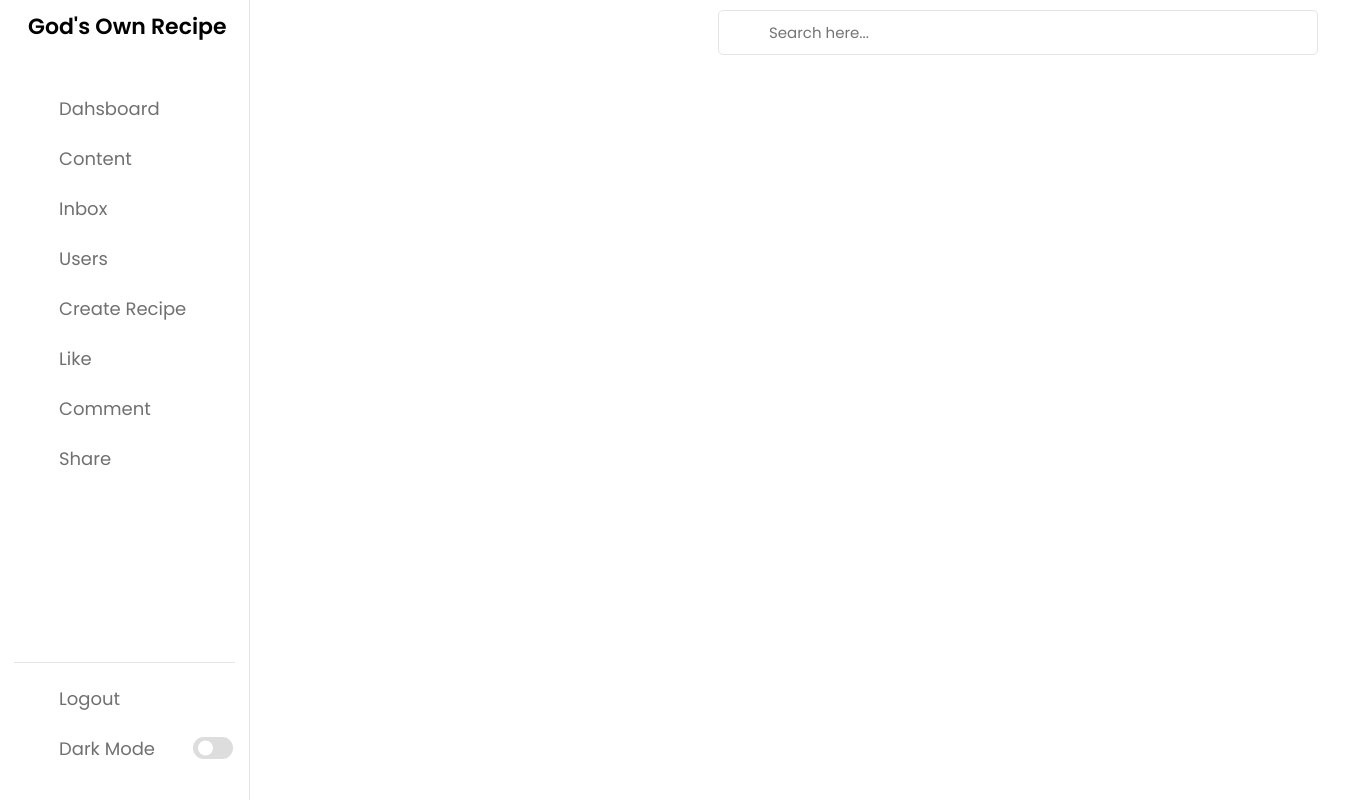
The page /adminapp/admin_read_more/5/ on the database as committed earlier.
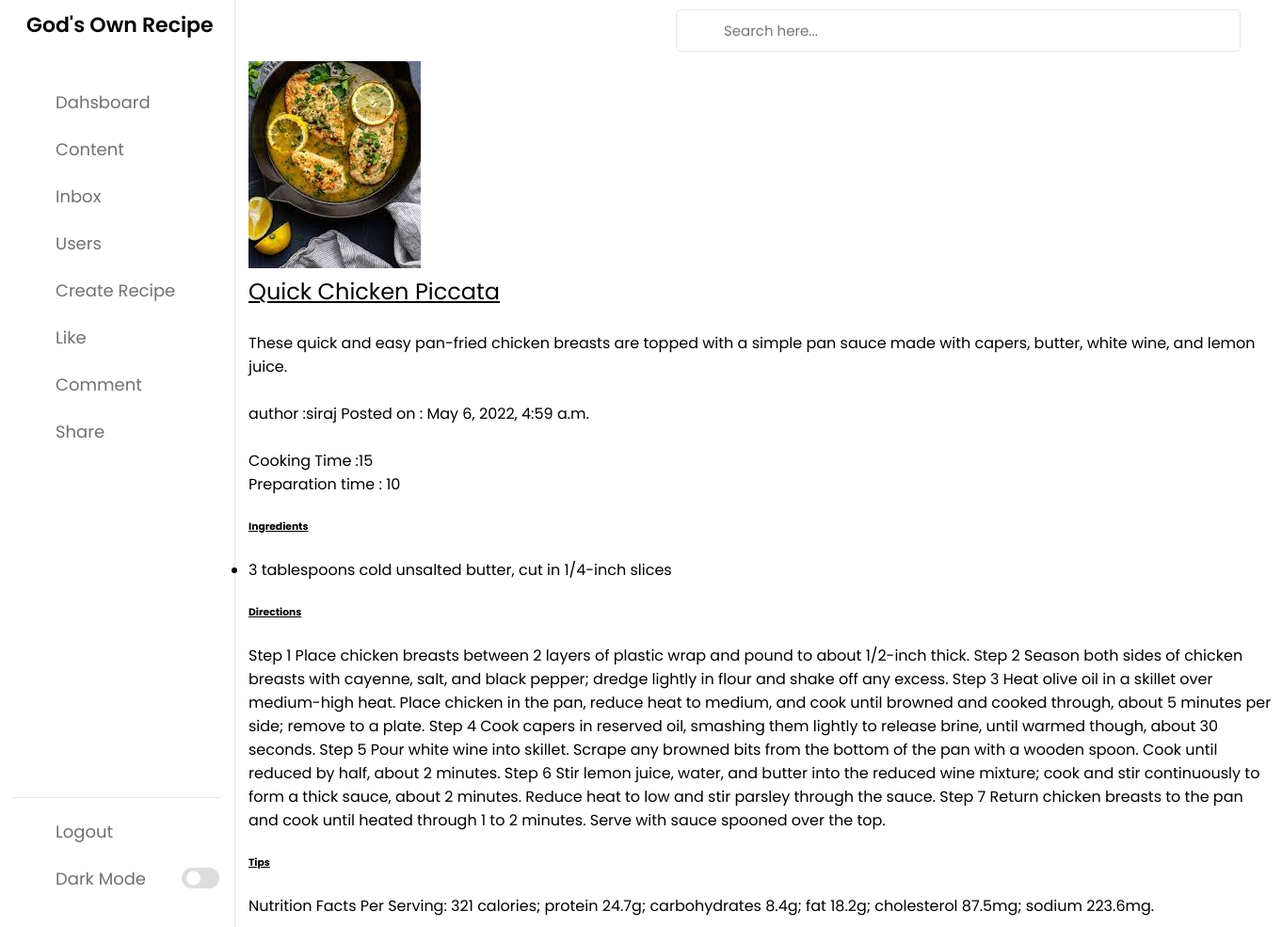
The same page on the database as committed later.
### adminapp/models.py (models this page shows, shortened)
class RecipePost(models.Model):
    recipe_name = models.CharField(max_length=70)
    short_description = models.CharField(max_length=200)
    ingredients = models.CharField(max_length=300, null=True)
    cooking_directions = models.TextField(max_length=3000)
    cooking_tips = models.TextField(max_length=500)
    cooking_time = models.IntegerField()
    preparation_time = models.IntegerField()
    recipe_images = models.ImageField(upload_to='media/%Y/%m/%d')
    recipe_datePosted = models.DateTimeField(default=timezone.now)
    Author = models.ForeignKey(User, on_delete=models.CASCADE, null=True)
    status = models.IntegerField(choices=STATUS, default=0)

### adminapp/views.py (the view)
# urls.py: path('admin_read_more/<int:id>/', views.admin_read_more, name='admin_read_more'),
def admin_read_more(request, id):
    read = RecipePost.objects.filter(id=id)
    return render(request, 'adminapp/admin_readmore.html', {'read': read})

### adminapp/templates/adminapp/admin_readmore.html
{% extends 'adminapp/admin_index.html' %}
{% block  content %}
    {% for data in read %}
<div class="blog-container" content="width=device-width, intial-scale=1">
         <div class="card" style="width: 68rem; align-content: flex-start;">
       <img src="{{ data.recipe_images.url }}" class="responsive-img" alt="">
        <p style="font-size: x-large; text-decoration: underline">{{ data.recipe_name }}</p>
             <br>
          <p >{{ data.short_description }}</p>
             <br>
             <p class=" text-muted"><h8 style="color: black">author :</h8>{{ data.Author }} <h8 style="color: black">Posted on :</h8> {{ data.recipe_datePosted }}</p>
             <br>
          <p class=" text-muted"><h8 style="color: black">Cooking Time :</h8>{{ data.cooking_time }} <br> <h8 style="color: black">Preparation time :</h8> {{ data.preparation_time }}</p>
             <br>
             <h6 style="text-decoration: underline">Ingredients</h6>
             <br>
             <ul class="list-group">
                 <li class="list-group-item">{{ data.ingredients }}</li>
             </ul>
             <br>
             <h6 style="text-decoration: underline">Directions</h6>
             <br>
        <p class="card-text ">{{ data.cooking_directions }}</p>
             <br>
             <h6 style="text-decoration: underline">Tips</h6>
             <br>
          <p class="card-text ">{{ data.cooking_tips }}</p>
         </div>
</div>
{% endfor %}
{% endblock %}

Rows that differ between the two databases and show on the page:
added RecipePost: recipe_images (picture), recipe_name "Quick Chicken Piccata", short_description "These quick and easy pan-fried chicken breasts are topped with a simple pan sauce made with capers, butter, white wine, and lemon juice.", Author "siraj", recipe_datePosted "May 6, 2022, 4:59 a.m.", cooking_time "15", preparation_time "10", ingredients "3 tablespoons cold unsalted butter, cut in 1/4-inch slices", cooking_directions "Step 1 Place chicken breasts between 2 layers of plastic wrap and pound to about 1/2-inch thick. Step 2 Season both sides of chicken breasts with cayenne, salt, and black pepper; dredge lightly in flour and shake off any excess. Step 3 Heat olive oil in a skillet over medium-high heat. Place chicken in the pan, reduce heat to medium, and cook until browned and cooked through, about 5 minutes per side; remove to a plate. Step 4 Cook capers in reserved oil, smashing them lightly to release brine, until warmed though, about 30 seconds. Step 5 Pour white wine into skillet. Scrape any browned bits from the bottom of the pan with a wooden spoon. Cook until reduced by half, about 2 minutes. Step 6…", cooking_tips "Nutrition Facts Per Serving: 321 calories; protein 24.7g; carbohydrates 8.4g; fat 18.2g; cholesterol 87.5mg; sodium 223.6mg."
